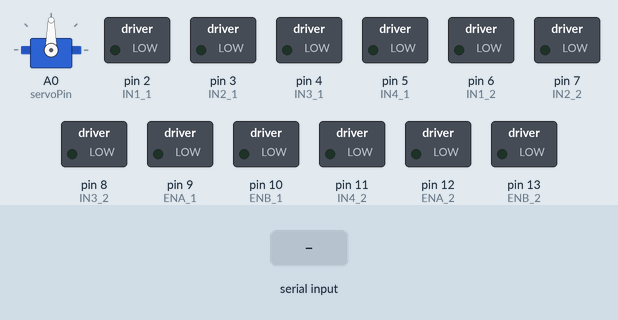
This sketch was run on a simulated Arduino Uno, built with avr-gcc and run on an emulated ATmega328P. On the bench: servo, switched loads named in the sketch (green lamp = pin HIGH). Inputs (shaded band) come from the test bench.

Above: at 1.2 s.
1.3 s: "MOVE\n" received over Serial
At 1.7 s:
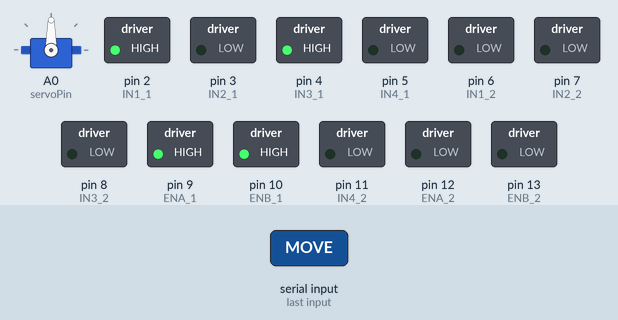
2.8 s: "TURN_LEFT\n" received over Serial
At 4.0 s:
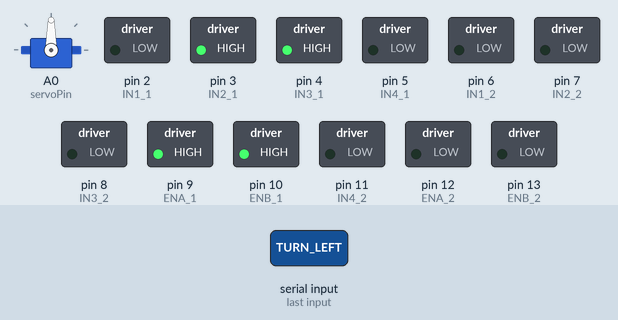
4.3 s: "TURN_RIGHT\n" received over Serial
At 5.4 s:
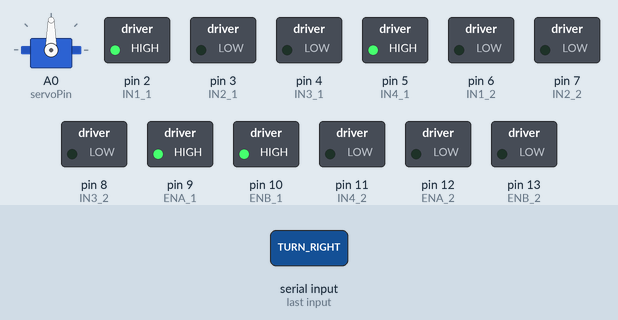
5.8 s: "STOP\n" received over Serial
At 6.3 s:
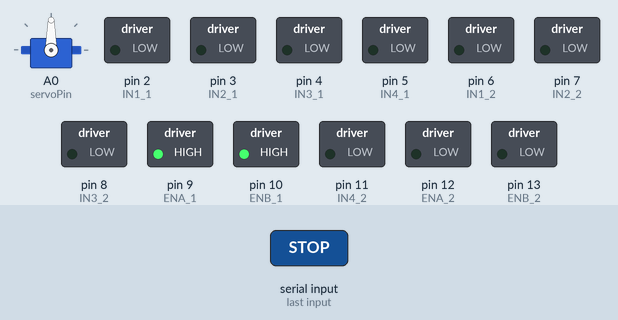
7.3 s: "CONVEYOR_ON\n" received over Serial
At 7.7 s:
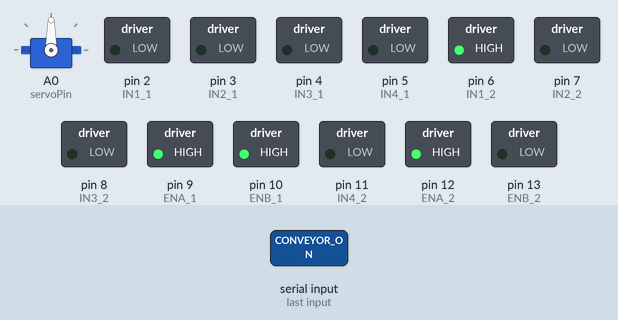
8.8 s: "CONVEYOR_OFF\n" received over Serial
At 10.1 s:
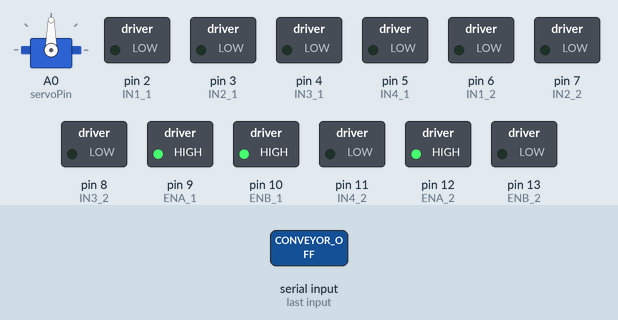
Timing chart, 0 to 11.3 s (numbered marks = the images above; inputs shaded):
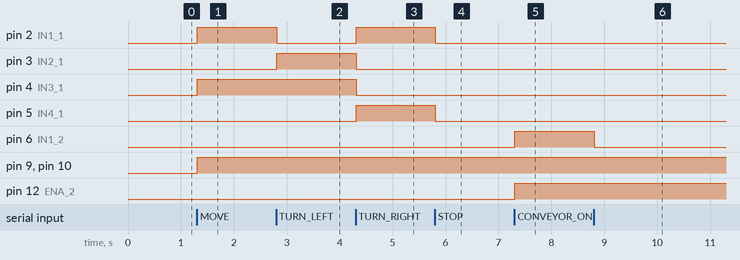

Measured:
- after the input at 1.3 s, pin 2 (IN1_1), pin 4 (IN3_1), pin 9 (ENA_1), pin 10 (ENB_1): LOW → HIGH at once
- after the input at 2.8 s, pin 2 (IN1_1): HIGH → LOW at once; pin 3 (IN2_1): LOW → HIGH at once
- after the input at 4.3 s, pin 2 (IN1_1), pin 5 (IN4_1): LOW → HIGH at once; pin 3 (IN2_1), pin 4 (IN3_1): HIGH → LOW at once
- after the input at 5.8 s, pin 2 (IN1_1), pin 5 (IN4_1): HIGH → LOW at once
- after the input at 7.3 s, pin 6 (IN1_2), pin 12 (ENA_2): LOW → HIGH at once
- after the input at 8.8 s, pin 6 (IN1_2): HIGH → LOW at once

The sketch:

all_motors_running_code.ino
```cpp
#include <Servo.h>

// -------- Servo --------
Servo myServo;
int servoPin = A0;

// -------- Motor Driver 1 (Propellers) --------
int IN1_1 = 2;
int IN2_1 = 3;
int IN3_1 = 4;
int IN4_1 = 5;
int ENA_1 = 9;
int ENB_1 = 10;

// -------- Motor Driver 2 (Conveyor + Pump) --------
int IN1_2 = 6;
int IN2_2 = 7;
int IN3_2 = 8;
int IN4_2 = 11;
int ENA_2 = 12;
int ENB_2 = 13;

String cmd;

void setup() {
  Serial.begin(9600);

  myServo.attach(servoPin);

  pinMode(IN1_1, OUTPUT);
  pinMode(IN2_1, OUTPUT);
  pinMode(IN3_1, OUTPUT);
  pinMode(IN4_1, OUTPUT);
  pinMode(ENA_1, OUTPUT);
  pinMode(ENB_1, OUTPUT);

  pinMode(IN1_2, OUTPUT);
  pinMode(IN2_2, OUTPUT);
  pinMode(IN3_2, OUTPUT);
  pinMode(IN4_2, OUTPUT);
  pinMode(ENA_2, OUTPUT);
  pinMode(ENB_2, OUTPUT);
}

// -------- MOVEMENT --------
void forward() {
  digitalWrite(ENA_1, HIGH);
  digitalWrite(ENB_1, HIGH);

  digitalWrite(IN1_1, HIGH);
  digitalWrite(IN2_1, LOW);
  digitalWrite(IN3_1, HIGH);
  digitalWrite(IN4_1, LOW);
}

void left() {
  digitalWrite(IN1_1, LOW);
  digitalWrite(IN2_1, HIGH);
  digitalWrite(IN3_1, HIGH);
  digitalWrite(IN4_1, LOW);
}

void right() {
  digitalWrite(IN1_1, HIGH);
  digitalWrite(IN2_1, LOW);
  digitalWrite(IN3_1, LOW);
  digitalWrite(IN4_1, HIGH);
}

void stopMotor() {
  digitalWrite(IN1_1, LOW);
  digitalWrite(IN2_1, LOW);
  digitalWrite(IN3_1, LOW);
  digitalWrite(IN4_1, LOW);
}

// -------- CONVEYOR --------
void conveyorOn() {
  digitalWrite(ENA_2, HIGH);
  digitalWrite(IN1_2, HIGH);
  digitalWrite(IN2_2, LOW);
}

void conveyorOff() {
  digitalWrite(IN1_2, LOW);
  digitalWrite(IN2_2, LOW);
}

// -------- PUMP --------
void pumpOn() {
  digitalWrite(ENB_2, HIGH);
  digitalWrite(IN3_2, HIGH);
  digitalWrite(IN4_2, LOW);
}

void pumpOff() {
  digitalWrite(IN3_2, LOW);
  digitalWrite(IN4_2, LOW);
}

// -------- SERVO --------
void servoOpen() {
  myServo.write(90);
}

void servoClose() {
  myServo.write(0);
}

void loop() {
  if (Serial.available()) {
    cmd = Serial.readStringUntil('\n');
    cmd.trim();

    if (cmd == "MOVE") forward();
    else if (cmd == "TURN_LEFT") left();
    else if (cmd == "TURN_RIGHT") right();
    else if (cmd == "STOP") stopMotor();

    else if (cmd == "CONVEYOR_ON") conveyorOn();
    else if (cmd == "CONVEYOR_OFF") conveyorOff();

    else if (cmd == "PUMP_ON") pumpOn();
    else if (cmd == "PUMP_OFF") pumpOff();

    else if (cmd == "SERVO_OPEN") servoOpen();
    else if (cmd == "SERVO_CLOSE") servoClose();
  }
}
```
